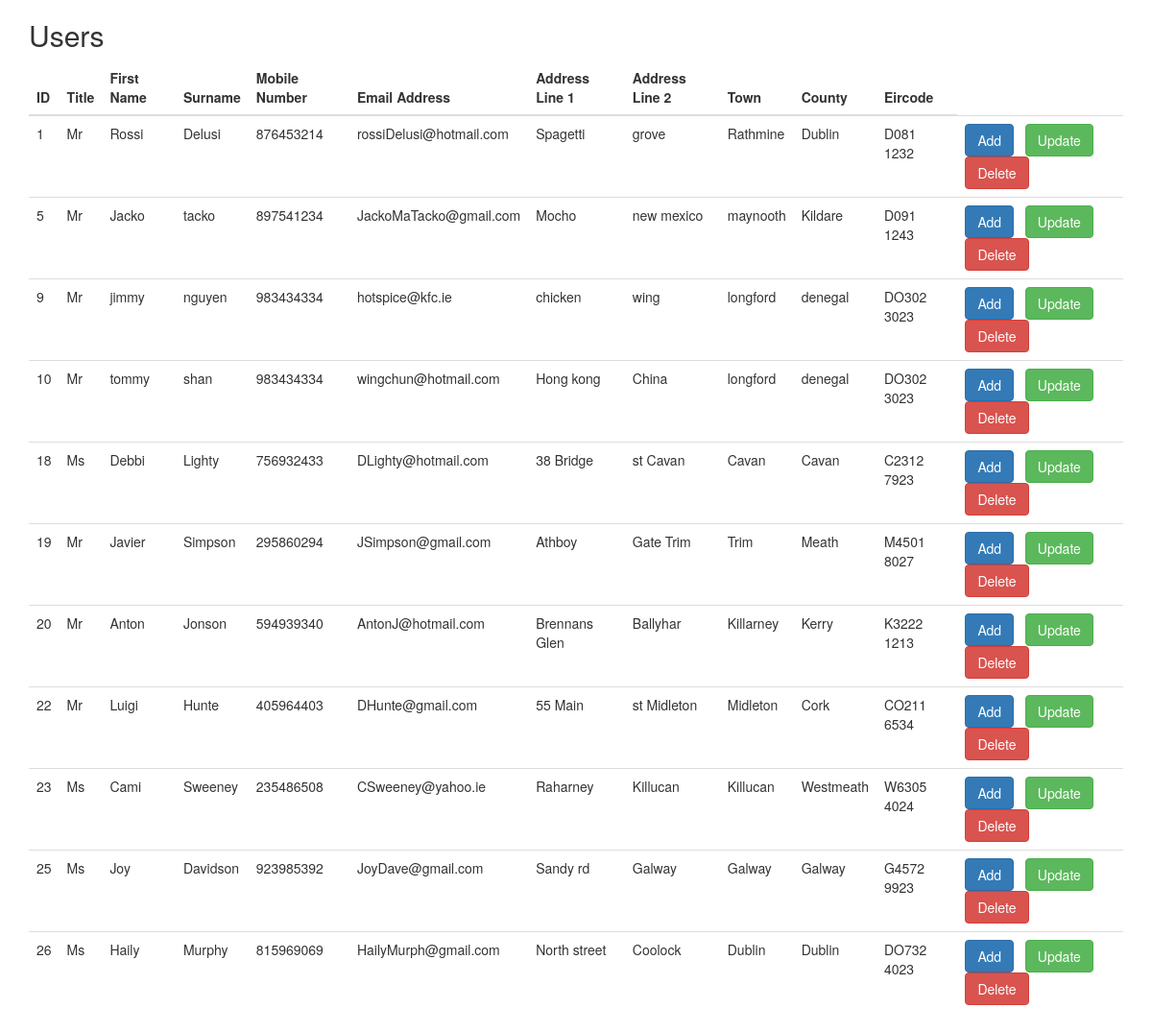
The page / on the database its author committed.
### tables this page shows
CREATE TABLE `USERNAME` (
  `id` int(11) NOT NULL,
  `title` varchar(5) NOT NULL,
  `firstName` varchar(30) NOT NULL,
  `surName` varchar(30) NOT NULL,
  `mobileNumber` int(11) NOT NULL,
  `emailAddress` varchar(50) NOT NULL,
  `addressLine1` varchar(20) NOT NULL,
  `addressLine2` varchar(20) NOT NULL,
  `town` varchar(20) NOT NULL,
  `county` varchar(20) NOT NULL,
  `eircode` varchar(10) NOT NULL
);

### index.php (the view, shortened to what this page needs)
<?php
include "process.php";
$sql ="SELECT * FROM USERNAME";
$result = $conn->query($sql);
?>
<!DOCTYPE html>
<html>
<head>
<link rel="stylesheet" href="https://maxcdn.bootstrapcdn.com/bootstrap/3.4.1/css/bootstrap.min.css">
</head>
<body>
        <div class = "container">
            <h2> Users </h2>
            <table class = "table">
                <thead>
                    <tr>
                        <th>ID</th>
                        <th>Title</th>
                        <th>First Name</th>
                        <th>Surname</th>
                        <th>Mobile Number</th>
                        <th>Email Address</th>
                        <th>Address Line 1</th>
                        <th>Address Line 2</th>
                        <th>Town</th>
                        <th>County</th>
                        <th>Eircode</th>
                    </tr>
                </thead>
                <tbody>
                    <?php
                        if ($result ->num_rows > 0){
                            while ($row = $result -> fetch_assoc()){
                    ?>
                                <tr>
                                <td><?php echo $row['id'] ?></td>
                                <td><?php echo $row['title'] ?></td>
                                <td><?php echo $row['firstName'] ?></td>
                                <td><?php echo $row['surName'] ?></td>
                                <td><?php echo $row['mobileNumber'] ?></td>
                                <td><?php echo $row['emailAddress'] ?></td>
                                <td><?php echo $row['addressLine1'] ?></td>
                                <td><?php echo $row['addressLine2'] ?></td>
                                <td><?php echo $row['town'] ?></td>
                                <td><?php echo $row['county'] ?></td>
                                <td><?php echo $row['eircode'] ?></td>
                                <td><a class ="btn btn-primary" href ="add.php?id=<?php echo $row['id'] ?>"> Add</a>
                                <a class ="btn btn-success" href ="update.php?id=<?php echo $row['id'] ?>"> Update</a>
                                <a class ="btn btn-danger" href ="delete.php?id=<?php echo $row['id'] ?>"> Delete</a></td>
                    <?php        }
                        }
                    ?>
                    </tr>
                </tbody>
            </table>
        </div>
</body>
</html>

### rows shown on the page
username: id "1", title "Mr", firstName "Rossi", surName "Delusi", mobileNumber "876453214", emailAddress "rossiDelusi@hotmail.com", addressLine1 "Spagetti", addressLine2 "grove", town "Rathmine", county "Dublin", eircode "D081 1232"
username: id "5", title "Mr", firstName "Jacko", surName "tacko", mobileNumber "897541234", emailAddress "JackoMaTacko@gmail.com", addressLine1 "Mocho", addressLine2 "new mexico", town "maynooth", county "Kildare", eircode "D091 1243"
username: id "9", title "Mr", firstName "jimmy", surName "nguyen", mobileNumber "983434334", emailAddress "hotspice@kfc.ie", addressLine1 "chicken", addressLine2 "wing", town "longford", county "denegal", eircode "DO302 3023"
username: id "10", title "Mr", firstName "tommy", surName "shan", mobileNumber "983434334", emailAddress "wingchun@hotmail.com", addressLine1 "Hong kong", addressLine2 "China", town "longford", county "denegal", eircode "DO302 3023"
username: id "18", title "Ms", firstName "Debbi", surName "Lighty", mobileNumber "756932433", emailAddress "DLighty@hotmail.com", addressLine1 "38 Bridge", addressLine2 "st Cavan", town "Cavan", county "Cavan", eircode "C2312 7923"
username: id "19", title "Mr", firstName "Javier", surName "Simpson", mobileNumber "295860294", emailAddress "JSimpson@gmail.com", addressLine1 "Athboy", addressLine2 "Gate Trim", town "Trim", county "Meath", eircode "M4501 8027"
username: id "20", title "Mr", firstName "Anton", surName "Jonson", mobileNumber "594939340", emailAddress "AntonJ@hotmail.com", addressLine1 "Brennans Glen", addressLine2 "Ballyhar", town "Killarney", county "Kerry", eircode "K3222 1213"
username: id "22", title "Mr", firstName "Luigi", surName "Hunte", mobileNumber "405964403", emailAddress "DHunte@gmail.com", addressLine1 "55 Main", addressLine2 "st Midleton", town "Midleton", county "Cork", eircode "CO211 6534"
username: id "23", title "Ms", firstName "Cami", surName "Sweeney", mobileNumber "235486508", emailAddress "CSweeney@yahoo.ie", addressLine1 "Raharney", addressLine2 "Killucan", town "Killucan", county "Westmeath", eircode "W6305 4024"
username: id "25", title "Ms", firstName "Joy", surName "Davidson", mobileNumber "923985392", emailAddress "JoyDave@gmail.com", addressLine1 "Sandy rd", addressLine2 "Galway", town "Galway", county "Galway", eircode "G4572 9923"
username: id "26", title "Ms", firstName "Haily", surName "Murphy", mobileNumber "815969069", emailAddress "HailyMurph@gmail.com", addressLine1 "North street", addressLine2 "Coolock", town "Dublin", county "Dublin", eircode "DO732 4023"
